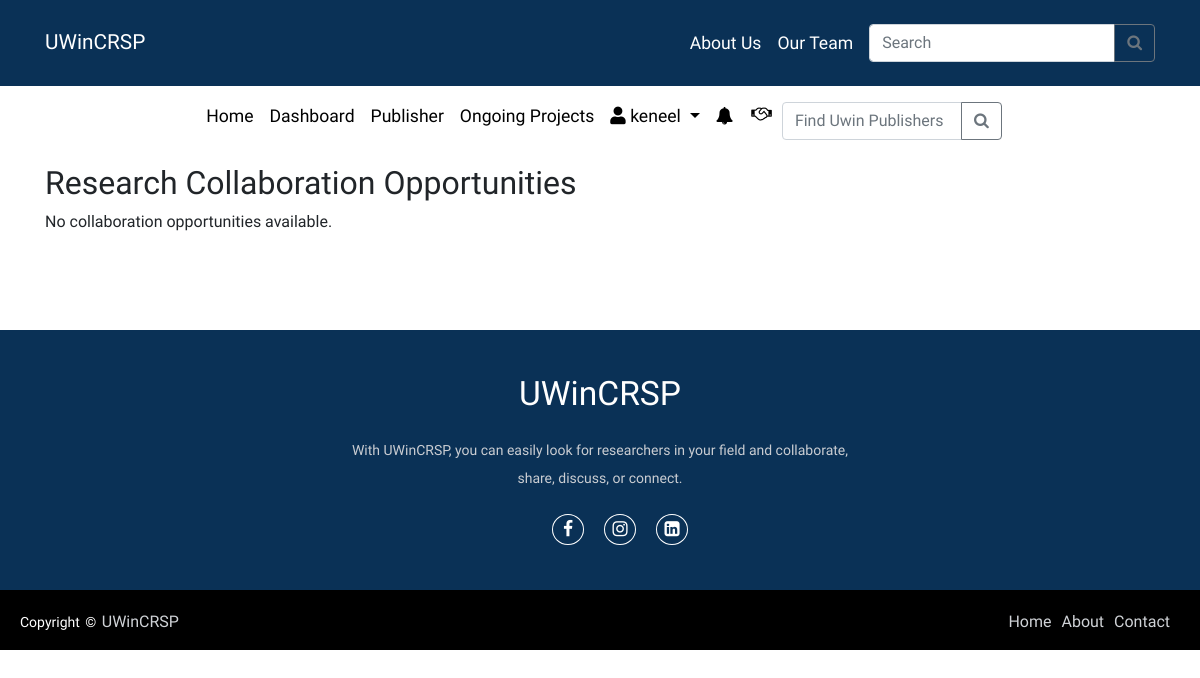
The app's page /account/research_collaboration_board/ (signed in), older data.
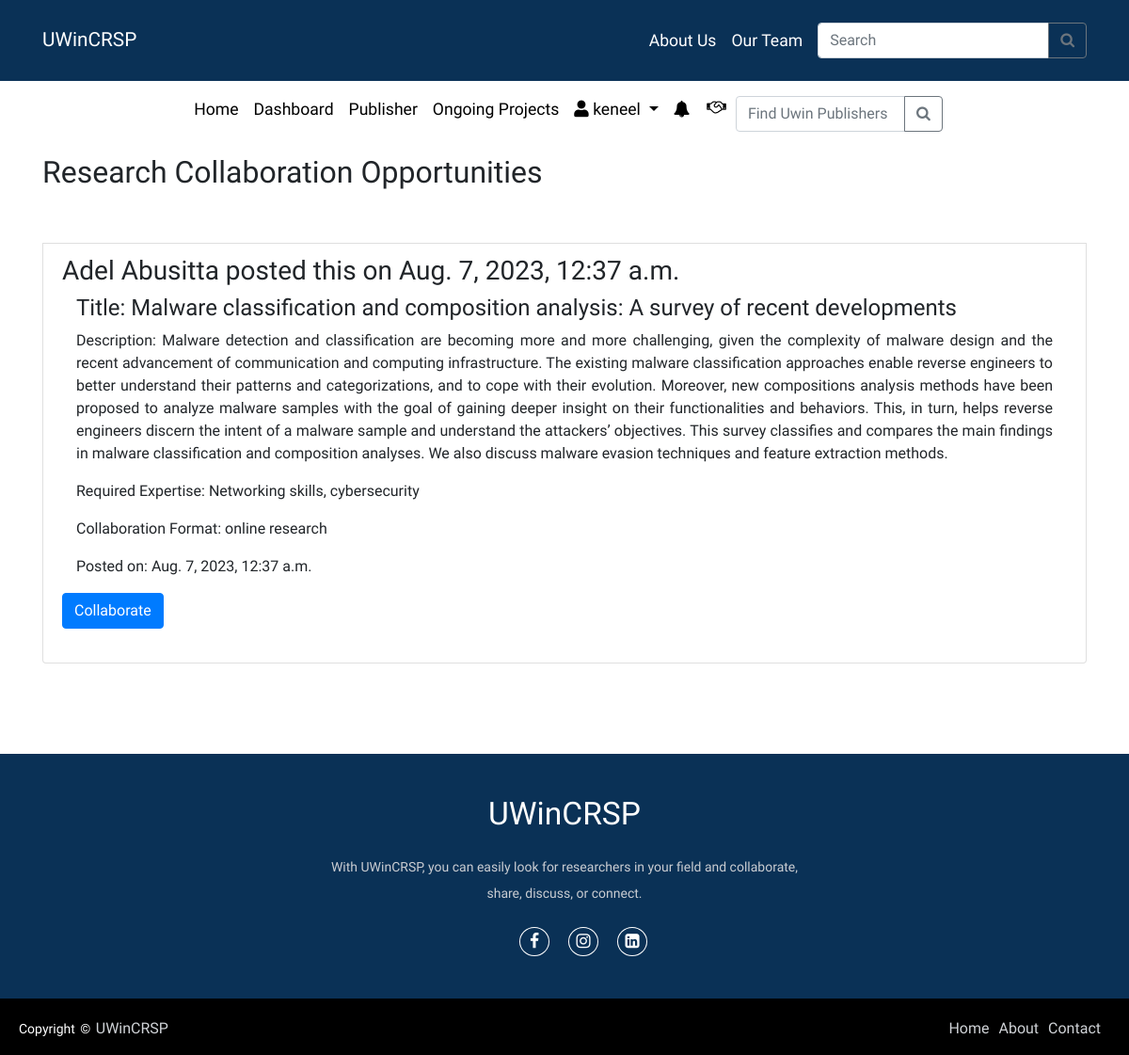
The same page, newer data.
### accounts/models.py (models this page shows)
class ResearchCollaborationPost(models.Model):
    user = models.ForeignKey(User, on_delete=models.CASCADE)
    title = models.CharField(max_length=100)
    description = models.TextField()
    required_expertise = models.CharField(max_length=200)
    collaboration_format = models.CharField(max_length=100)
    created_at = models.DateTimeField(auto_now_add=True)
    def __str__(self):
        return self.title

### accounts/views.py (the view)
# urls.py: path('research_collaboration_board/', views.research_collaboration_board, name='research_collaboration_board'),
def research_collaboration_board(request):
    posts = ResearchCollaborationPost.objects.exclude(user=request.user).order_by('-created_at')
    print(posts)  # Add this line to print the contents of the queryset
    notifications = messages.get_messages(request)
    profile_user = User.objects.get(username=request.user.username)
    return render(request, 'collab.html',
                  {'posts': posts, 'notifications': notifications, 'profile_user': profile_user})

### accounts/templates/collab.html (shortened to what this page needs)
{% extends 'base.html' %}
{% block content %}
    <div class="container">
        <div class="form-group">
            <h2>Research Collaboration Opportunities</h2>
            {% if posts %}
                <ul class="list-group ">
                    {% for post in posts %}
                        <br><br>
                        <li class="list-group-item">
                            <h3>{{ post.user.first_name }} {{ post.user.last_name }} posted this
                                on {{ post.created_at }}</h3>
                            <div class="container">
                                <h4>Title: {{ post.title }}</h4>
                                <p>Description: {{ post.description }}</p>
                                <p>Required Expertise: {{ post.required_expertise }}</p>
                                <p>Collaboration Format: {{ post.collaboration_format }}</p>
                                <p>Posted on: {{ post.created_at }}</p>
                            </div>
                            <button class="btn btn-primary"
                                    onclick="sendCollaborationRequest('{{ post.id }}', '{{ post.user.username }}' , '{{ post.title }}')">
                                Collaborate
                            </button>
                            <br><br>
                        </li>
                    {% endfor %}
                </ul>
            {% else %}
                <p>No collaboration opportunities available.</p>
            {% endif %}
        </div>
    </div>
{% endblock %}

Row changes from the older to the newer data that the page shows:
added ResearchCollaborationPost: user.first_name "Adel", user.last_name "Abusitta", created_at "Aug. 7, 2023, 12:37 a.m.", title "Malware classification and composition analysis: A survey of recent developments", description "Malware detection and classification are becoming more and more challenging, given the complexity of malware design and the recent advancement of communication and computing infrastructure. The existing malware classification approaches enable reverse engineers to better understand their patterns and categorizations, and to cope with their evolution. Moreover, new compositions analysis methods have been proposed to analyze malware samples with the goal of gaining deeper insight on their functionalities and behaviors. This, in turn, helps reverse engineers discern the intent of a malware sample and understand the attackers’ objectives. This survey classifies and compares the main findings in…", required_expertise "Networking skills, cybersecurity", collaboration_format "online research"
Text that changed along with them:
text no longer shown: "No collaboration opportunities available."
